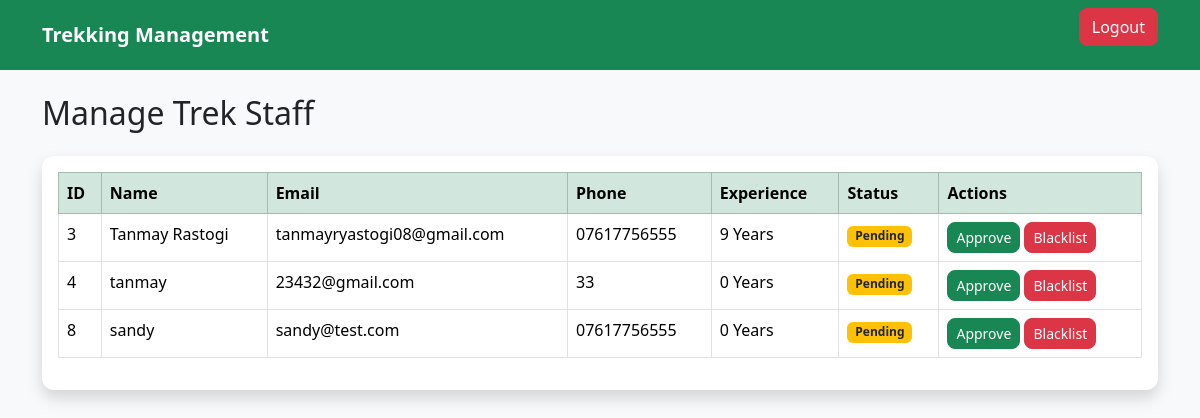
Page /admin/manage-staff (signed in) on the earlier database version.
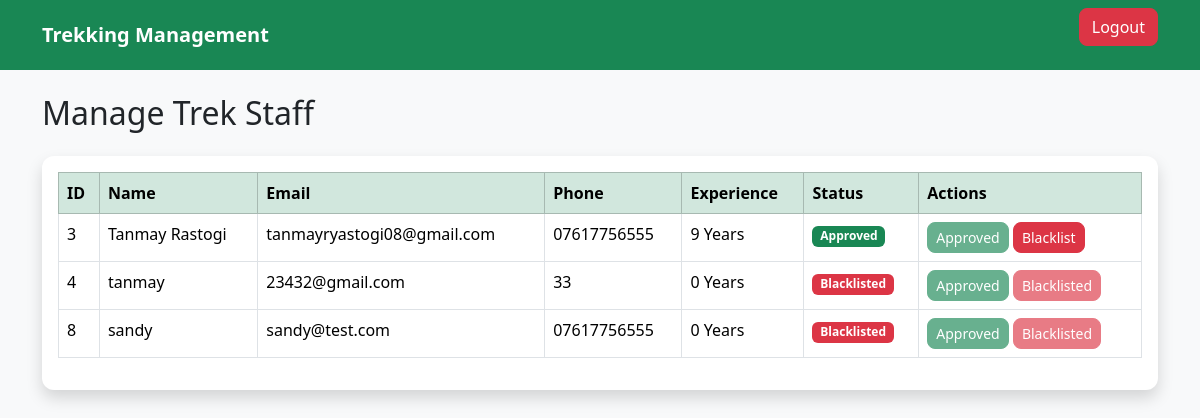
Same page on the later database version.
### models/staff_profile.py (models this page shows, shortened)
class StaffProfile(db.Model):
    __tablename__ = "staff_profiles"
    id = db.Column(db.Integer, primary_key=True)
    user_id = db.Column(
        db.Integer,
        db.ForeignKey("users.id"),
        nullable=False,
        unique=True
    )
    phone = db.Column(db.String(15), nullable=False)
    experience = db.Column(db.Integer, default=0)
    approval_status = db.Column(
        db.String(20),
        default="Pending"
    )
    assigned_treks = db.relationship(
        "Trek",
        backref="staff",
        lazy=True
    )

### models/user.py (models this page shows, shortened)
class User(UserMixin, db.Model):
    __tablename__ = "users"
    id = db.Column(db.Integer, primary_key=True)
    name = db.Column(db.String(100), nullable=False)
    email = db.Column(db.String(120), unique=True, nullable=False)
    password = db.Column(db.String(255), nullable=False)
    role = db.Column(db.String(20), nullable=False)
    is_active = db.Column(db.Boolean, default=True)
    is_blacklisted = db.Column(db.Boolean, default=False)
    created_at = db.Column(db.DateTime, default=datetime.utcnow)
    bookings = db.relationship("Booking", backref="user", lazy=True)
    staff_profile = db.relationship(
        "StaffProfile",
        backref="user",
        uselist=False
    )

### routes/admin.py (the view)
@admin.route("/admin/manage-staff")
@login_required
def manage_staff():
    if current_user.role != "admin":
        flash("Access Denied!", "danger")
        return redirect(url_for("home"))
    staff_members = StaffProfile.query.all()
    return render_template(
        "admin/manage_staff.html",
        staff_members=staff_members
    )

### app.py (called while the page is built)
@login_manager.user_loader
def load_user(user_id):
    return User.query.get(int(user_id))

### templates/admin/manage_staff.html (shortened to what this page needs)
{% extends "base.html" %}
{% block content %}
<h2 class="mb-4">
Manage Trek Staff
</h2>
<div class="card shadow">
<div class="card-body">
<table class="table table-bordered table-hover">
<thead class="table-success">
<tr>
<th>ID</th>
<th>Name</th>
<th>Email</th>
<th>Phone</th>
<th>Experience</th>
<th>Status</th>
<th>Actions</th>
</tr>
</thead>
<tbody>
{% for staff in staff_members %}
<tr>
<td>{{ staff.user.id }}</td>
<td>{{ staff.user.name }}</td>
<td>{{ staff.user.email }}</td>
<td>{{ staff.phone }}</td>
<td>{{ staff.experience }} Years</td>
<td>
{% if staff.approval_status=="Approved" %}
<span class="badge bg-success">
Approved
</span>
{% elif staff.approval_status=="Pending" %}
<span class="badge bg-warning text-dark">
Pending
</span>
{% else %}
<span class="badge bg-danger">
Blacklisted
</span>
{% endif %}
</td>
<td>
{% if staff.approval_status == "Pending" %}
<a
href="{{ url_for('admin.approve_staff', staff_id=staff.id) }}"
class="btn btn-success btn-sm">
Approve
</a>
{% else %}
<button
class="btn btn-success btn-sm"
disabled>
Approved
</button>
{% endif %}
{% if staff.approval_status != "Blacklisted" %}
<a
href="{{ url_for('admin.blacklist_staff', staff_id=staff.id) }}"
class="btn btn-danger btn-sm">
Blacklist
</a>
{% else %}
<button
class="btn btn-danger btn-sm"
disabled>
Blacklisted
</button>
{% endif %}
</td>
</tr>
{% else %}
<tr>
<td colspan="7" class="text-center">
No Staff Registered
</td>
</tr>
{% endfor %}
</tbody>
</table>
</div>
</div>
{% endblock %}

Differences in the rows shown:
changed StaffProfile "Tanmay Rastogi": approval_status "Pending Approve" → "Approved Approved"
changed StaffProfile "tanmay": approval_status "Pending Approve Blacklist" → "Blacklisted Approved Blacklisted"
changed StaffProfile "sandy": approval_status "Pending Approve Blacklist" → "Blacklisted Approved Blacklisted"
